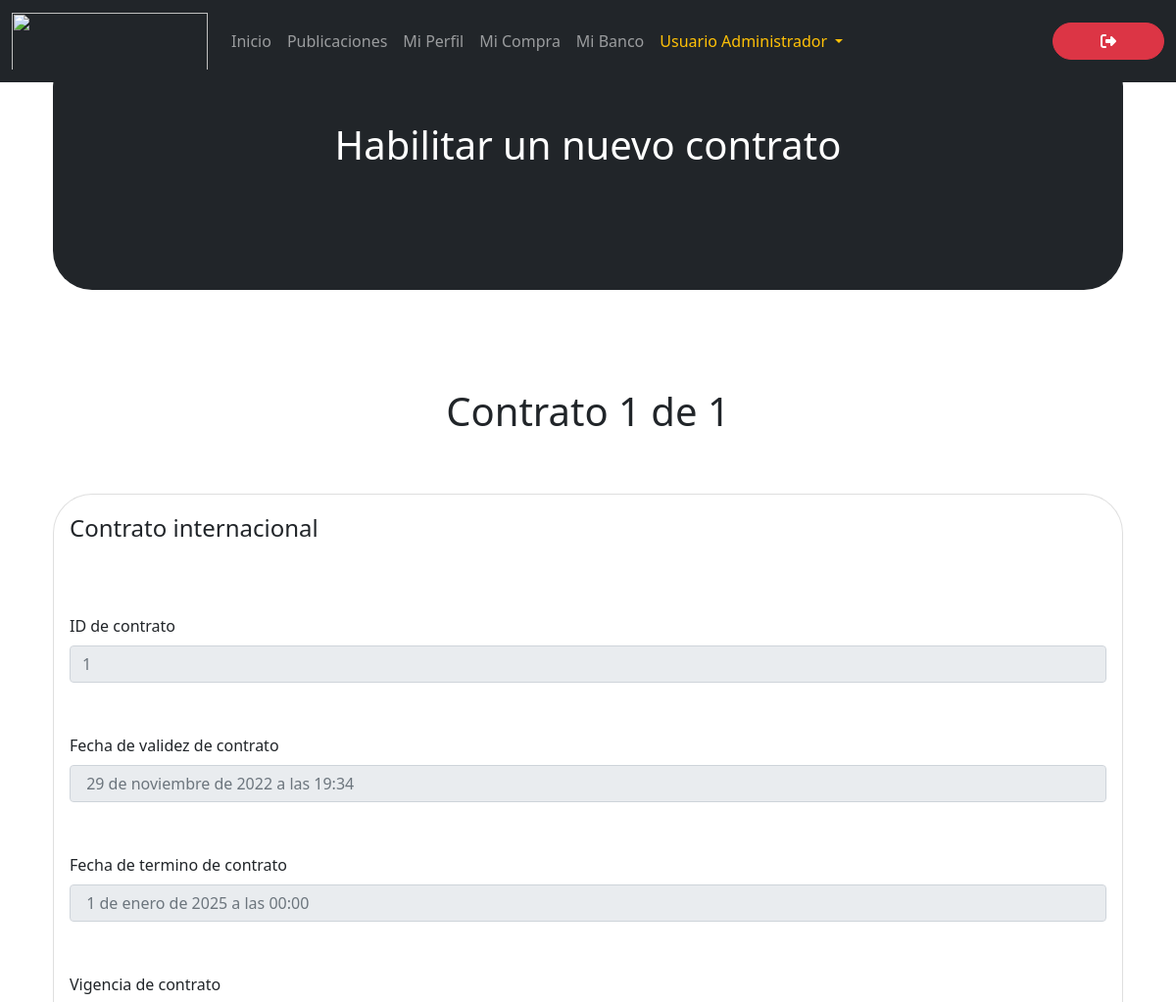
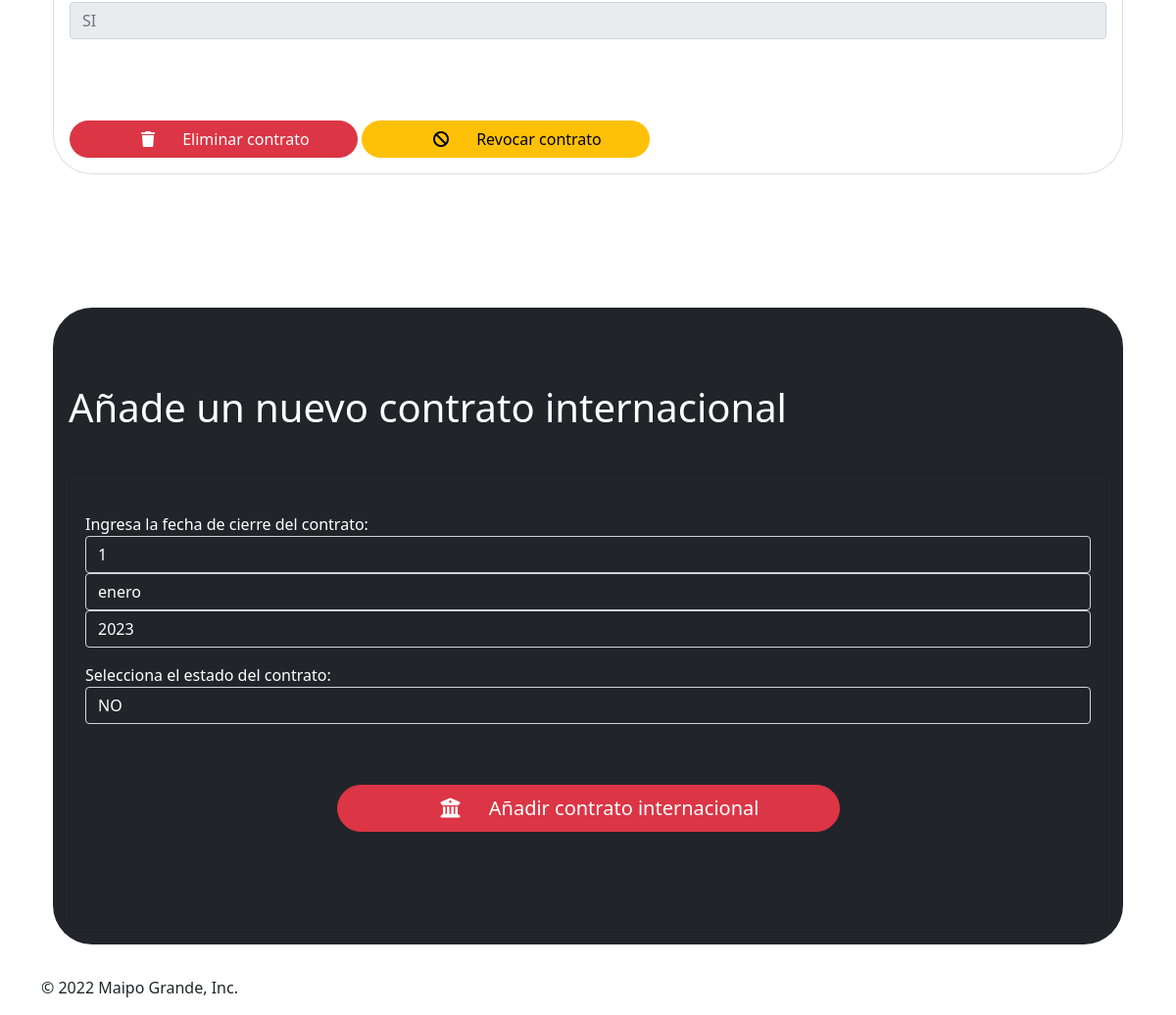
Screenshot of /contract/international/ (signed in) with the database file from the repository (2 pictures, top to bottom).
### maipogrande/models.py (models this page shows)
class InternationalContract(models.Model):
    id = models.AutoField(
        primary_key = True,
        editable = False
    )
    contract_term = models.DateTimeField(
        default = timezone.localtime(timezone.now()).strftime("%Y-%m-%d %H:%M:%S")
    )
    contract_closing_date = models.DateTimeField(
    )
    contract_validity = models.CharField(
        max_length = 2,
        default = ANSWER[0][0],
        blank = True
    )

### maipogrande/views.py (the view)
# urls.py: path('contract/international/', views.international_contract_process, name = 'international_contract_process'),
@login_required
def international_contract_process(request):
	current_user = get_object_or_404(CustomUser, pk = request.user.pk)
	user = CustomUser.objects.get(username=current_user)
	international_contract = InternationalContract.objects.all()
	paginator = Paginator(international_contract, 1)
	page = request.GET.get('page')
	international_contract= paginator.get_page(page)
	if request.method == 'POST':
		time.sleep(5)
		international_contract_form = InternationalContractForm(request.POST)
		if international_contract_form.is_valid():
			international_contract_form.save()
			return redirect('international_contract_process')
	else:
		international_contract_form = InternationalContractForm()
	return render(
		request, 'international-contract-process.html',
		{
			'user' : user,
			'international_contract' : international_contract,
			'international_contract_form' : international_contract_form,
		}
	)

### maipogrande/forms.py
class InternationalContractForm(forms.ModelForm):
    contract_closing_date = forms.DateField(
        input_formats = ['%d/%m/%Y'],
    	label = 'Ingresa la fecha de cierre del contrato',
        widget = forms.SelectDateWidget(
            attrs = {
                'class': 'form-control snps-inline-select bg-transparent text-white',
                'type' : 'date'
            }
        )
    )
    contract_validity = forms.ChoiceField(
    	choices = ANSWER,
    	label = 'Selecciona el estado del contrato',
    	widget = forms.Select(
            attrs = {
                'class': 'form-control bg-transparent text-white'
            }
        )
    )
    class Meta:
        model = InternationalContract
        fields = ['contract_closing_date', 'contract_validity']

### maipogrande/templates/international-contract-process.html (shortened to what this page needs)
{% extends './layout.html' %}
{% block content %}
{% load humanize %}
{% load static %}
<div class="row">
    <div class="col-12">
		<div class="p-3 mb-2 bg-dark text-white" style="border-radius: 40px;">
			<h1 class="display-6 text-title text-center">Habilitar un nuevo contrato </h1>
		</div>
	</div>
	<div class="col-sm-12 col-md-12 col-lg-12 col-xl-12" id="user-bank-account">
		{% for contract in international_contract %}
			<div class="col-sm-12 col-md-12 col-lg-12 col-xl-12" id="user-bank-account">
				<span class="step-links">
					<hr class = "featurette-divider"
						style = "padding-top : 40px; padding-bottom: 20px; background-color: transparent;">
					<div class="col-sm-12 col-md-12 col-lg-12 col-xl-12">
						<h1 class="current display-6 text-center" id="available-account">Contrato {{ international_contract.number }} de {{ international_contract.paginator.num_pages }}</h1>
					</div>
				</span>
			</div>
			<hr class = "featurette-divider"
				style = "padding-top : 10px; padding-bottom: 10px; background-color: transparent;">
			<div class="card" id="international-contract"  style="border-radius: 40px;">
				<div class="card-body">
					<div class="row">
						<div class="col-sm-12 col-md-12 col-lg-12 col-xl-12">
							<legend id="bank-added">Contrato internacional</legend>
							<div class = "form-group">
								<fieldset id="international-contract-form" disabled>
									<hr class = "featurette-divider"
										style = "padding-top : 20px; padding-bottom: 10px; background-color: transparent;">
									<div class="mb-3">
										<label for="id_international_contract" class="form-label">ID de contrato</label>
										<input type="text" id="id_international_contract" class="form-control" placeholder="{{ contract.id }}">
									</div>
									<hr class = "featurette-divider"
										style = "padding-top : 10px; padding-bottom: 10px; background-color: transparent;">
									<div class="mb-3">
										<label for="contract_term_international_contract" class="form-label">Fecha de validez de contrato</label>
										<input type="text" id="contract_term_international_contract" class="form-control" placeholder=" {{ contract.contract_term }}">
									</div>
									<hr class = "featurette-divider"
										style = "padding-top : 10px; padding-bottom: 10px; background-color: transparent;">
									<div class="mb-3">
										<label for="contract_closing_date_international_contract" class="form-label">Fecha de termino de contrato</label>
										<input type="text" id="contract_closing_date_international_contract" class="form-control" placeholder=" {{ contract.contract_closing_date }}">
									</div>
									<hr class = "featurette-divider"
										style = "padding-top : 10px; padding-bottom: 10px; background-color: transparent;">
									<div class="mb-3">
										<label for="contract_validity_international_bank" class="form-label">Vigencia de contrato</label>
										<input type="text" id="contract_validity_international_bank" class="form-control" placeholder="{{ contract.contract_validity }}">
									</div>
								</fieldset>
								<hr class = "featurette-divider"
									style = "padding-top : 20px; padding-bottom: 15px; background-color: transparent;">
								<a class="btn btn-primary btn-danger btn-md px-5"
									type = "submit"
									href = "javascript:deleteInternationalContract('{% url 'delete_international_contract' id_contract=contract.id %}');"
									id = "btn-delete-international-contract"
									style="border-radius : 20px;">
									<span class="icon">
										<i class="fa-solid fa-trash"></i>
									</span>
									<span class="btn-text">
										Eliminar contrato
									</span>
								</a>
								{% if contract.contract_validity == 'NO' %}
									<a class="btn btn-primary btn-success btn-md px-5"
										type = "submit"
										href = "javascript:renewInternationalContract('{% url 'renew_international_contract' id_contract=contract.id %}');"
										id = "btn-renew-international-contract"
										style="border-radius : 20px;">
										<span class="icon">
											<i class="fa-solid fa-rotate"></i>
										</span>
										<span class="btn-text">
											Renovar contrato
										</span>
									</a>
								{% elif contract.contract_validity == 'SI' %}
									<a class="btn btn-primary btn-warning btn-md px-5"
										type = "submit"
										href = "javascript:revokeInternationalContract('{% url 'revoke_international_contract' id_contract=contract.id %}');"
										id = "btn-renew-international-contract"
										style="border-radius : 20px;">
										<span class="icon">
											<i class="fa-solid fa-cancel"></i>
										</span>
										<span class="btn-text">
											Revocar contrato
										</span>
									</a>
								{% endif %}
							</div>
						</div>
					</div>
				</div>
			</div>
        {% endfor %}
    </div>
    <hr class = "featurette-divider"
		style = "padding-top : 40px; padding-bottom: 80px; background-color: transparent;">
    <div class="col-12" style="border-radius: 40px;">
		<div class="p-3 mb-2 bg-dark text-white" style="border-radius: 40px;">
			<hr class = "featurette-divider"
				style = "padding-top : 10px; padding-bottom: 20px; background-color: transparent;">
			<h1 class="display-6 text-start">Añade un nuevo contrato internacional</h1>
			<hr class = "featurette-divider"
				style = "padding-bottom: 10px; background-color: transparent;">
			<div class="card bg-transparent">
				<div class="card-body">
					<div class="row" id="bank-form">
						<div class="col-sm-12 col-md-12 col-lg-12 col-xl-12">
							<form action="" method="POST" enctype="multipart/form-data">
								<div class="col-sm-12 col-md-12 col-lg-12 col-xl-12">
									<div class="table-responsive py-4">
										<table class="table table-striped">
											<tbody>
												<tr>
													{{ international_contract_form.as_p }}
													<hr class = "featurette-divider"
														style = "padding-top : 10px; padding-bottom: 20px; background-color: transparent;">
													<div class="d-grid gap-2 col-6 mx-auto">
														<button class="btn btn-primary btn-danger btn-lg text-white"
																type="submit"
																href="#"
																id="btn-add-bank-account"
																style="border-radius: 40px;">
															<span class="icon">
																<i class="fa-solid fa-building-columns"></i>
															</span>
															<span class="btn-text">
																Añadir contrato internacional
															</span>
														</button>
													</div>
												</tr>
											</tbody>
											<hr class = "featurette-divider"
												id = "bank-account-end"
												style = "padding-top : 10px; background-color: transparent;">
										</table>
									</div>
								</div>
							</form>
						</div>
					</div>
				</div>
			</div>
		</div>
    </div>
</div>
{% endblock %}

### maipogrande/static/css/style.css (style rules this page uses)
body { padding-top: 3rem; padding-bottom: 3rem; color: #5a5a5a; min-height: 100%; }
.featurette-divider { margin: 5rem 0; }
.snps-inline-select { width: auto; display: inline-block; }
.text-title { padding-top : 60px; padding-bottom: 100px; }

### maipogrande/templates/base.html (style rules this page uses)
:root { --bs-primary: brown; }
.icon { display: inline-flex; align-items: flex-start; padding: 0 24px; justify-content: start; }
.btn-text { display: inline-flex; justify-content: end; }

### maipogrande/templates/international-contract-process.html (style rules this page uses)
.text-title { padding-top : 60px; padding-bottom: 100px; }
select { padding: 5px; color: #222222; font-size: 12px; background: transparent; -webkit-appearance: none; }
select option { background-color: #222222; }

### rows the page displays
InternationalContract: number "1", paginator.num_pages "1", id "1", contract_term "29 de noviembre de 2022 a las 19:34", contract_closing_date "1 de enero de 2025 a las 00:00", contract_validity "SI", shows "Revocar contrato"
